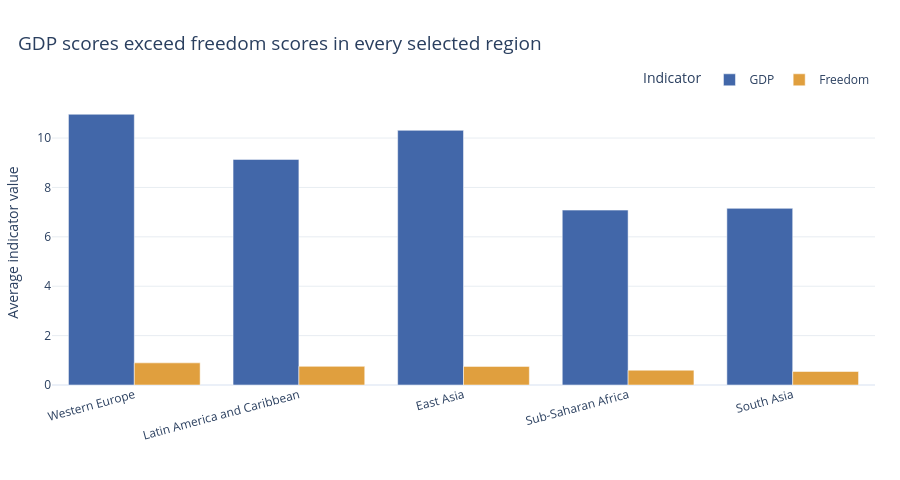

Source (notebook cell):
### Markdown cell above
---
## Done? Stretch Goal

If you finish both tasks with time to spare, try this:

**Task 3 (stretch):** Build a **grouped bar chart** comparing 2 sub-factors (e.g. `GDP_per_capita` and `Freedom`) across the 5 most populated regions. Use colour meaningfully and write an insight title.

Regions to include: `'Western Europe'`, `'Latin America'`, `'East Asia'`, `'Sub-Saharan Africa'`, `'South Asia'`

### Code cell
# Stretch goal — grouped bar chart
# Compare GDP per capita and freedom across the five named regions that are present
# in this dataset. (The source CSV has "Latin America and Caribbean", rather than
# the shortened "Latin America" label in the prompt.)

requested_regions = [
    'Western Europe',
    'Latin America and Caribbean',
    'East Asia',
    'Sub-Saharan Africa',
    'South Asia',
]
region_factors = (
    df[df['Region'].isin(requested_regions)]
      .groupby('Region', as_index=False)[['GDP', 'Freedom']]
      .mean()
)
# Put regions in the requested order, omitting none that exist in the source.
region_factors['Region'] = pd.Categorical(
    region_factors['Region'], categories=requested_regions, ordered=True
)
region_factors = region_factors.sort_values('Region')

factors_long = region_factors.melt(
    id_vars='Region',
    value_vars=['GDP', 'Freedom'],
    var_name='Factor',
    value_name='Mean value',
)
fig3 = px.bar(
    factors_long,
    x='Region',
    y='Mean value',
    color='Factor',
    barmode='group',
    color_discrete_map={'GDP': '#4267a9', 'Freedom': '#e09f3e'},
    title='GDP scores exceed freedom scores in every selected region',
    labels={'Region': '', 'Mean value': 'Average indicator value', 'Factor': 'Indicator'},
)
fig3.update_layout(
    template='plotly_white',
    title_x=0.02,
    title_font_size=19,
    yaxis=dict(rangemode='tozero', showgrid=True, gridcolor='#e8edf2'),
    xaxis=dict(tickangle=-15),
    legend=dict(orientation='h', yanchor='bottom', y=1.02, xanchor='right', x=1),
    margin=dict(l=20, r=25, t=100, b=80),
    height=480,
)
fig3.show()

print("Insight: compare the paired bars within each region; GDP and Freedom are different indicators and are shown on their original scales.")

### Figure 1 — Plotly figure (JSON) as saved in the notebook; plotly's stock layout.template omitted (floating-point values rounded to 4 significant figures)
{"data": [{"alignmentgroup": "True", "hovertemplate": "Indicator=GDP<br>=%{x}<br>Average indicator value=%{y}<extra></extra>", "legendgroup": "GDP", "marker": {"color": "#4267a9", "pattern": {"shape": ""}}, "name": "GDP", "offsetgroup": "GDP", "orientation": "v", "showlegend": true, "textposition": "auto", "type": "bar", "x": ["Western Europe", "Latin America and Caribbean", "East Asia", "Sub-Saharan Africa", "South Asia"], "xaxis": "x", "y": [10.96, 9.135, 10.31, 7.082, 7.152], "yaxis": "y"}, {"alignmentgroup": "True", "hovertemplate": "Indicator=Freedom<br>=%{x}<br>Average indicator value=%{y}<extra></extra>", "legendgroup": "Freedom", "marker": {"color": "#e09f3e", "pattern": {"shape": ""}}, "name": "Freedom", "offsetgroup": "Freedom", "orientation": "v", "showlegend": true, "textposition": "auto", "type": "bar", "x": ["Western Europe", "Latin America and Caribbean", "East Asia", "Sub-Saharan Africa", "South Asia"], "xaxis": "x", "y": [0.8961, 0.7542, 0.754, 0.5994, 0.5463], "yaxis": "y"}], "layout": {"barmode": "group", "height": 480, "legend": {"orientation": "h", "title": {"text": "Indicator"}, "tracegroupgap": 0, "x": 1, "xanchor": "right", "y": 1.02, "yanchor": "bottom"}, "margin": {"b": 80, "l": 20, "r": 25, "t": 100}, "title": {"font": {"size": 19}, "text": "GDP scores exceed freedom scores in every selected region", "x": 0.02}, "xaxis": {"anchor": "y", "domain": [0.0, 1.0], "tickangle": -15, "title": {"text": ""}}, "yaxis": {"anchor": "x", "domain": [0.0, 1.0], "gridcolor": "#e8edf2", "rangemode": "tozero", "showgrid": true, "title": {"text": "Average indicator value"}}}}
